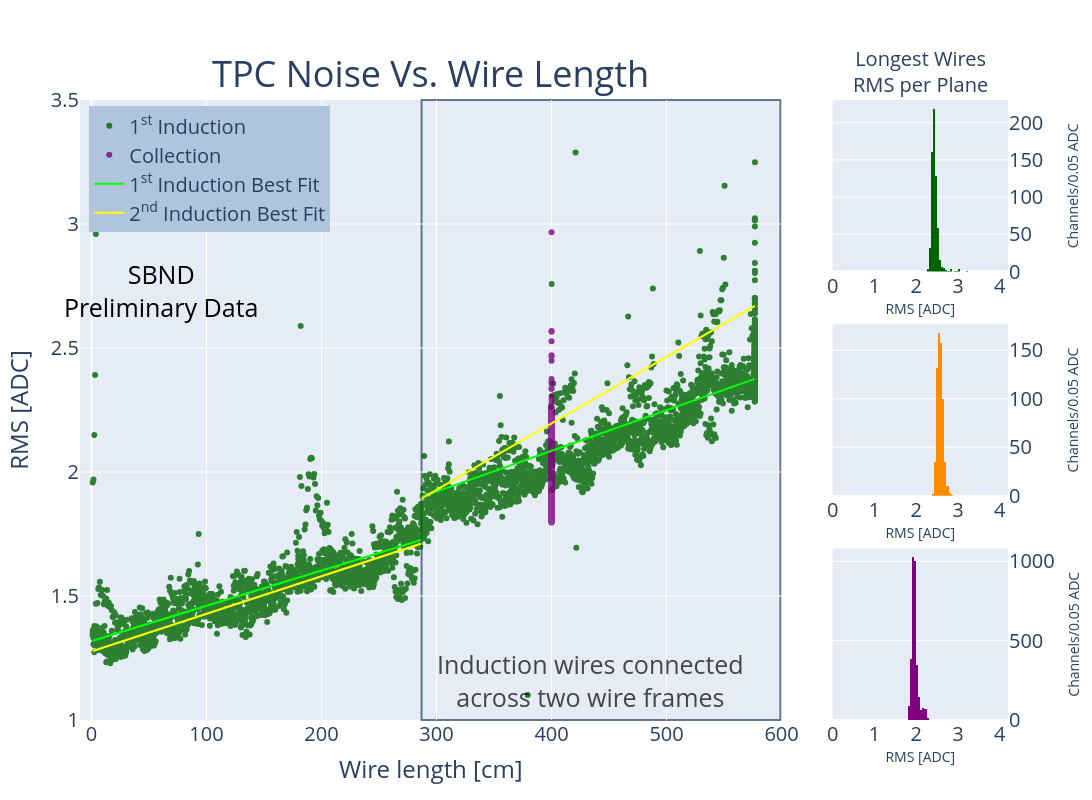

This figure's notebook cell:
### Code cell
correct_rms = []
for i in range(0,len(Noise_df['r']),32):
    correct_rms.extend(a*Noise_df['r'][i:i+32] +Noise_df['Raw_rms'][i]-a*Noise_df['r'][i+16])
Noise_df['corrected_rms'] = correct_rms
fig = make_subplots(rows=3,cols=2,specs=[[{"rowspan": 3}, {}],
           [None, {}],[None, {}]],subplot_titles =("<span style='font-size: 36px;''>TPC Noise Vs. Wire Length</span>","<span style='font-size: 20px;''>Longest Wires<br>RMS per Plane</span>"),column_widths=[0.8, 0.2],horizontal_spacing = 0.055,vertical_spacing = 0.085)

fig.add_trace(go.Scatter(x=Noise_df['r'][Noise_df['plane']==0][Noise_df['Raw_rms']>1.1],y = Noise_df['Raw_rms'][Noise_df['plane']==0][Noise_df['Raw_rms']>1.1],marker_color = 'DarkGreen',mode='markers',opacity=.8,text=Noise_df['Channel_id'],name='1<sup>st</sup> Induction'),row = 1, col = 1)
#fig.add_trace(go.Scatter(x=Noise_df['r'][Noise_df['plane']==1][Noise_df['Raw_rms']>1.1],y = Noise_df['Raw_rms'][Noise_df['plane']==1][Noise_df['Raw_rms']>1.1],marker_color = 'darkorange',mode='markers',opacity=.8,text=Noise_df['Channel_id'],name='2<sup>nd</sup> Induction'),row = 1, col = 1)
fig.add_trace(go.Scatter(x=Noise_df['r'][Noise_df['plane']==2][Noise_df['Raw_rms']>1.4],y = Noise_df['Raw_rms'][Noise_df['plane']==2][Noise_df['Raw_rms']>1.4],marker_color = 'Purple',mode='markers',opacity=.8,text=Noise_df['Channel_id'],name='Collection'),row = 1, col = 1)


fig.add_trace(go.Histogram(x=Noise_df['Raw_rms'][mask_U],marker_color = 'darkgreen',xbins=dict(start = mean_U - 5,end = mean_U+5,size=.05),showlegend = False),row = 1, col =2)


fig.add_trace(go.Histogram(x=Noise_df['Raw_rms'][mask_V],marker_color = 'darkorange',xbins=dict(start = mean_V - 5,end = mean_V+5,size=.05),showlegend = False),row = 2, col =2)


fig.add_trace(go.Histogram(x=Noise_df['Raw_rms'][mask_Y],marker_color = 'purple',xbins=dict(start = mean_Y - 5,end = mean_Y + 5,size=.05),showlegend = False),row = 3, col =2)



fig.add_vrect(
    x0="287", x1="599",
     opacity=0.7,
    layer="below", line_width=2,row = 1,col =1
)
#fig.add_trace(go.Scatter(x=Noise_df['r'],y = Noise_df['corrected_rms'],marker_color = 'red',mode='markers',opacity=.7),row = 1, col = 1)
fig.add_trace(go.Scatter(x=Noise_df['r'][Noise_df['plane']==0][Noise_df['Raw_rms']>1.1][Noise_df['r']<287],y = a_00*Noise_df['r'][Noise_df['plane']==0][Noise_df['Raw_rms']>1.1][Noise_df['r']<287]+b_00,marker_color = 'lime',name='1<sup>st</sup> Induction Best Fit',showlegend=False),row = 1, col = 1)
fig.add_trace(go.Scatter(x=Noise_df['r'][Noise_df['plane']==0][Noise_df['Raw_rms']>1.1][Noise_df['r']>287],y = a_01*Noise_df['r'][Noise_df['plane']==0][Noise_df['Raw_rms']>1.1][Noise_df['r']>287]+b_01,marker_color = 'lime',name='1<sup>st</sup> Induction Best Fit'),row = 1, col = 1)

fig.add_trace(go.Scatter(x=Noise_df['r'][Noise_df['plane']==1][Noise_df['Raw_rms']>1.1][Noise_df['r']<287],y = a_10*Noise_df['r'][Noise_df['plane']==1][Noise_df['Raw_rms']>1.1][Noise_df['r']<287]+b_10,marker_color = 'yellow',name='2<sup>nd</sup> Induction Best Fit',showlegend=False),row = 1, col = 1)
fig.add_trace(go.Scatter(x=Noise_df['r'][Noise_df['plane']==1][Noise_df['Raw_rms']>1.1][Noise_df['r']>287],y = a_11*Noise_df['r'][Noise_df['plane']==1][Noise_df['Raw_rms']>1.1][Noise_df['r']>287]+b_11,marker_color = 'yellow',name='2<sup>nd</sup> Induction Best Fit'),row = 1, col = 1)
#fig.update_layout(xaxis2 = dict(range = [0,median+5]))
#fig.update_layout(margin = dict(r=200))
#fig.add_annotation(dict(font = dict(size = 10),xshift= 180,yshift=120,text = f"Mean RMS:{mean:.2f}",showarrow = False),row =1,col=2)
#fig.add_annotation(dict(font = dict(size = 10),xshift= 180,yshift=110,text = f"Median RMS:{median:.2f}",showarrow = False),row =1,col=2)

fig.update_layout(yaxis2 = dict(title="Channels/0.05 ADC",side="right",title_font=dict(size=14),title_standoff = 25),
                  yaxis3 = dict(title="Channels/0.05 ADC",side="right",title_font=dict(size=14),title_standoff = 25),
                  yaxis4 = dict(title="Channels/0.05 ADC",side="right",title_font=dict(size=14)),)
fig.update_layout(xaxis2 = dict(title="RMS [ADC]",side="left",title_font=dict(size=14),title_standoff= 5),
                  xaxis3 = dict(title="RMS [ADC]",side="left",title_font=dict(size=14),title_standoff= 5),
                  xaxis4 = dict(title="RMS [ADC]",side="left",title_font=dict(size=14),title_standoff= 5),)
fig.update_layout(xaxis2 = dict(range = [0,4.2]),xaxis4 = dict(range = [0,4.2]),xaxis3 = dict(range = [0,4.2]),)

fig.update_yaxes(title_text = "RMS [ADC]",title_font=dict(size=24),row = 1, col = 1)

fig.update_xaxes(title_text = "Wire length [cm]",title_font=dict(size=24),row = 1, col = 1)

#fig.update_layout(xaxis2 = dict(range = [0,5]),xaxis4 = dict(range = [0,5]),xaxis6 = dict(range = [0,5]))
fig.update_layout(yaxis = dict(range = [1,3.5]))
fig.update_layout(xaxis = dict(range= [-10,600],tickmode = 'linear',dtick = 100))
fig.update_annotations(font_size=20)
fig.update_layout(font = dict(size=20),legend=dict(
    yanchor="top",
    y=0.99,
    xanchor="left",
    x=0.01,
    bgcolor="LightSteelBlue",
        bordercolor="Black",
))
fig.add_annotation(dict(font = dict(size = 25,color="Black",)),xshift= -270,yshift=120,text = f"SBND<br>Preliminary Data",showarrow = False)
fig.add_annotation(dict(font = dict(size = 25,color="Black",)),opacity=0.7,xshift= 160,yshift=-270,text = f"Induction wires connected<br>across two wire frames",showarrow = False)

fig.update_layout(height = 800, width = 1200,showlegend = True)

fig.write_image(f'/Users/danielcarber/Documents/SBND/Noise_Analysis/Plots/RMS_vs_wire_length.png')
fig.write_image(f'/Users/danielcarber/Documents/SBND/Noise_Analysis/Plots/RMS_vs_wire_length.pdf')

fig.show()

### Figure 1 — Plotly figure (JSON) as saved in the notebook; plotly's stock layout.template omitted (floating-point values rounded to 4 significant figures; data arrays with more than 128 entries replaced by an {"elided": "..."} marker saying what was removed)
{"data": [{"marker": {"color": "DarkGreen"}, "mode": "markers", "name": "1<sup>st</sup> Induction", "opacity": 0.8, "text": {"elided": "11264 int values"}, "type": "scatter", "x": {"elided": "3967 float values"}, "xaxis": "x", "y": {"elided": "3967 float values"}, "yaxis": "y"}, {"marker": {"color": "Purple"}, "mode": "markers", "name": "Collection", "opacity": 0.8, "text": {"elided": "11264 int values"}, "type": "scatter", "x": {"elided": "3272 int values"}, "xaxis": "x", "y": {"elided": "3272 float values"}, "yaxis": "y"}, {"marker": {"color": "darkgreen"}, "showlegend": false, "type": "histogram", "x": {"elided": "644 float values"}, "xaxis": "x2", "xbins": {"end": null, "size": 0.05, "start": null}, "yaxis": "y2"}, {"marker": {"color": "darkorange"}, "showlegend": false, "type": "histogram", "x": {"elided": "643 float values"}, "xaxis": "x3", "xbins": {"end": 7.576, "size": 0.05, "start": -2.424}, "yaxis": "y3"}, {"marker": {"color": "purple"}, "showlegend": false, "type": "histogram", "x": {"elided": "3272 float values"}, "xaxis": "x4", "xbins": {"end": null, "size": 0.05, "start": null}, "yaxis": "y4"}, {"marker": {"color": "lime"}, "name": "1<sup>st</sup> Induction Best Fit", "showlegend": false, "type": "scatter", "x": {"elided": "1652 float values"}, "xaxis": "x", "y": {"elided": "1652 float values"}, "yaxis": "y"}, {"marker": {"color": "lime"}, "name": "1<sup>st</sup> Induction Best Fit", "type": "scatter", "x": {"elided": "2315 float values"}, "xaxis": "x", "y": {"elided": "2315 float values"}, "yaxis": "y"}, {"marker": {"color": "yellow"}, "name": "2<sup>nd</sup> Induction Best Fit", "showlegend": false, "type": "scatter", "x": {"elided": "1652 float values"}, "xaxis": "x", "y": {"elided": "1652 float values"}, "yaxis": "y"}, {"marker": {"color": "yellow"}, "name": "2<sup>nd</sup> Induction Best Fit", "type": "scatter", "x": {"elided": "2281 float values"}, "xaxis": "x", "y": {"elided": "2281 float values"}, "yaxis": "y"}], "layout": {"annotations": [{"font": {"size": 20}, "showarrow": false, "text": "<span style='font-size: 36px;''>TPC Noise Vs. Wire Length</span>", "x": 0.378, "xanchor": "center", "xref": "paper", "y": 1, "yanchor": "bottom", "yref": "paper"}, {"font": {"size": 20}, "showarrow": false, "text": "<span style='font-size: 20px;''>Longest Wires<br>RMS per Plane</span>", "x": 0.9055, "xanchor": "center", "xref": "paper", "y": 1, "yanchor": "bottom", "yref": "paper"}, {"font": {"color": "Black", "size": 25}, "showarrow": false, "text": "SBND<br>Preliminary Data", "xshift": -270, "yshift": 120}, {"font": {"color": "Black", "size": 25}, "opacity": 0.7, "showarrow": false, "text": "Induction wires connected<br>across two wire frames", "xshift": 160, "yshift": -270}], "font": {"size": 20}, "height": 800, "legend": {"bgcolor": "LightSteelBlue", "bordercolor": "Black", "x": 0.01, "xanchor": "left", "y": 0.99, "yanchor": "top"}, "shapes": [{"layer": "below", "line": {"width": 2}, "opacity": 0.7, "type": "rect", "x0": "287", "x1": "599", "xref": "x", "y0": 0, "y1": 1, "yref": "y domain"}], "showlegend": true, "width": 1200, "xaxis": {"anchor": "y", "domain": [0, 0.756], "dtick": 100, "range": [-10, 600], "tickmode": "linear", "title": {"font": {"size": 24}, "text": "Wire length [cm]"}}, "xaxis2": {"anchor": "y2", "domain": [0.811, 1], "range": [0, 4.2], "side": "left", "title": {"font": {"size": 14}, "standoff": 5, "text": "RMS [ADC]"}}, "xaxis3": {"anchor": "y3", "domain": [0.811, 1], "range": [0, 4.2], "side": "left", "title": {"font": {"size": 14}, "standoff": 5, "text": "RMS [ADC]"}}, "xaxis4": {"anchor": "y4", "domain": [0.811, 1], "range": [0, 4.2], "side": "left", "title": {"font": {"size": 14}, "standoff": 5, "text": "RMS [ADC]"}}, "yaxis": {"anchor": "x", "domain": [0, 1], "range": [1, 3.5], "title": {"font": {"size": 24}, "text": "RMS [ADC]"}}, "yaxis2": {"anchor": "x2", "domain": [0.7233, 1], "side": "right", "title": {"font": {"size": 14}, "standoff": 25, "text": "Channels/0.05 ADC"}}, "yaxis3": {"anchor": "x3", "domain": [0.3617, 0.6383], "side": "right", "title": {"font": {"size": 14}, "standoff": 25, "text": "Channels/0.05 ADC"}}, "yaxis4": {"anchor": "x4", "domain": [0, 0.2767], "side": "right", "title": {"font": {"size": 14}, "text": "Channels/0.05 ADC"}}}}
